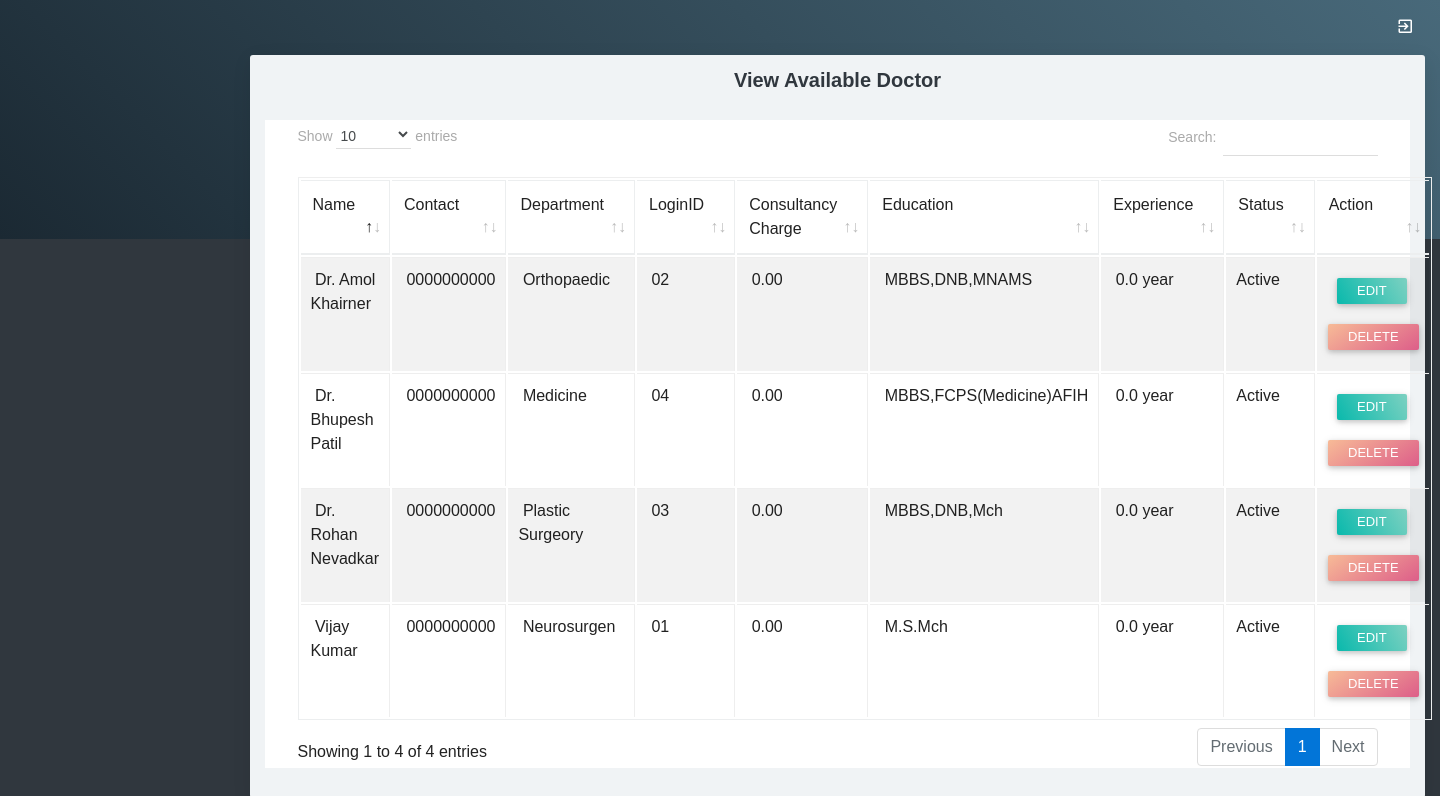
/Login/modules/viewdoctor.php, run on the app's committed database.
### tables this page shows
CREATE TABLE `doctor` (
  `doctorid` int(10) NOT NULL,
  `doctorname` varchar(50) NOT NULL,
  `mobileno` varchar(15) NOT NULL,
  `departmentid` int(10) NOT NULL,
  `loginid` varchar(25) NOT NULL,
  `password` varchar(25) NOT NULL,
  `status` varchar(10) NOT NULL,
  `education` varchar(25) NOT NULL,
  `experience` float(11,1) NOT NULL,
  `consultancy_charge` float(10,2) NOT NULL
);

CREATE TABLE `department` (
  `departmentid` int(10) NOT NULL,
  `departmentname` varchar(100) NOT NULL,
  `description` text NOT NULL,
  `status` varchar(10) NOT NULL
);

### Login/modules/viewdoctor.php (the view, shortened to what this page needs)
<?php
include("adformheader.php");
include("dbconnection.php");
?>
<div class="container-fluid">
	<div class="block-header">
		<h2 class="text-center">View Available Doctor</h2>
	</div>
<div class="card">
	<section class="container">
		<table class="table table-bordered table-striped table-hover js-basic-example dataTable">
			<thead>
				<tr>
					<td>Name</td>
					<td>Contact</td>
					<td>Department</td>
					<td>LoginID</td>
					<td>Consultancy Charge</td>
					<td>Education</td>
					<td>Experience</td>
					<td>Status</td>
					<td>Action</td>
				</tr>
			</thead>
			<tbody>
				<?php
				$sql ="SELECT * FROM doctor";
				$qsql = mysqli_query($con,$sql);
				while($rs = mysqli_fetch_array($qsql))
				{
					$sqldept = "SELECT * FROM department WHERE departmentid='$rs[departmentid]'";
					$qsqldept = mysqli_query($con,$sqldept);
					$rsdept = mysqli_fetch_array($qsqldept);
					echo "<tr>
					<td>&nbsp;$rs[doctorname]</td>
					<td>&nbsp;$rs[mobileno]</td>
					<td>&nbsp;$rsdept[departmentname]</td>
					<td>&nbsp;$rs[loginid]</td>
					<td>&nbsp;$rs[consultancy_charge]</td>
					<td>&nbsp;$rs[education]</td>
					<td>&nbsp;$rs[experience] year</td>
					<td>$rs[status]</td>
					<td>&nbsp;
					<a href='doctor.php?editid=$rs[doctorid]' class='btn btn-sm btn-raised g-bg-cyan'>Edit</a> <a href='viewdoctor.php?delid=$rs[doctorid]' class='btn btn-sm btn-raised g-bg-blush2'>Delete</a> </td>
					</tr>";
				}
				?>      </tbody>
			</table>
		</section>
	</div>
</div>
	<?php
	include("adformfooter.php");
	?>

### Login/modules/adformheader.php (shortened to what this page needs)
<!DOCTYPE html>
<html>
<head>
<link href="assets/plugins/bootstrap/css/bootstrap.min.css" rel="stylesheet" />
<link href="assets/plugins/jquery-datatable/dataTables.bootstrap4.min.css" rel="stylesheet">
<link href="assets/css/main.css" rel="stylesheet">
<link href="assets/css/themes/all-themes.css" rel="stylesheet" />
<link rel="stylesheet" href="sweetalert2.min.css">
</head>
<body class="theme-cyan">
    <nav class="navbar clearHeader">
        <div class="col-12">
            <div class="navbar-header"> <a href="javascript:void(0);" class="bars"></a>  </div>
            <ul class="nav navbar-nav navbar-right">
                <li>
                    <a data-placement="bottom" title="Full Screen" href="logout.php"><i
                            class="zmdi zmdi-sign-in"></i></a>
                </li>
            </ul>
        </div>
    </nav>
    <section>
        <aside id="leftsidebar" class="sidebar">
        </aside>
    </section>
     <section class="content home">

### Login/modules/adformfooter.php (shortened to what this page needs)
</section>
</body>
</body>
</html>

### Login/modules/assets/css/themes/all-themes.css (style rules this page uses)
.theme-cyan .nav > li > a { color: #fff; }

### data on the page
doctor: doctorname "Vijay Kumar", mobileno "0000000000", departmentid.departmentname "Neurosurgen", loginid "01", consultancy_charge "0.00", education "M.S.Mch", experience "0.0", status "Active"
doctor: doctorname "Dr. Amol Khairner", mobileno "0000000000", departmentid.departmentname "Orthopaedic", loginid "02", consultancy_charge "0.00", education "MBBS,DNB,MNAMS", experience "0.0", status "Active"
doctor: doctorname "Dr. Rohan Nevadkar", mobileno "0000000000", departmentid.departmentname "Plastic Surgeory", loginid "03", consultancy_charge "0.00", education "MBBS,DNB,Mch", experience "0.0", status "Active"
doctor: doctorname "Dr. Bhupesh Patil", mobileno "0000000000", departmentid.departmentname "Medicine", loginid "04", consultancy_charge "0.00", education "MBBS,FCPS(Medicine)AFIH", experience "0.0", status "Active"
